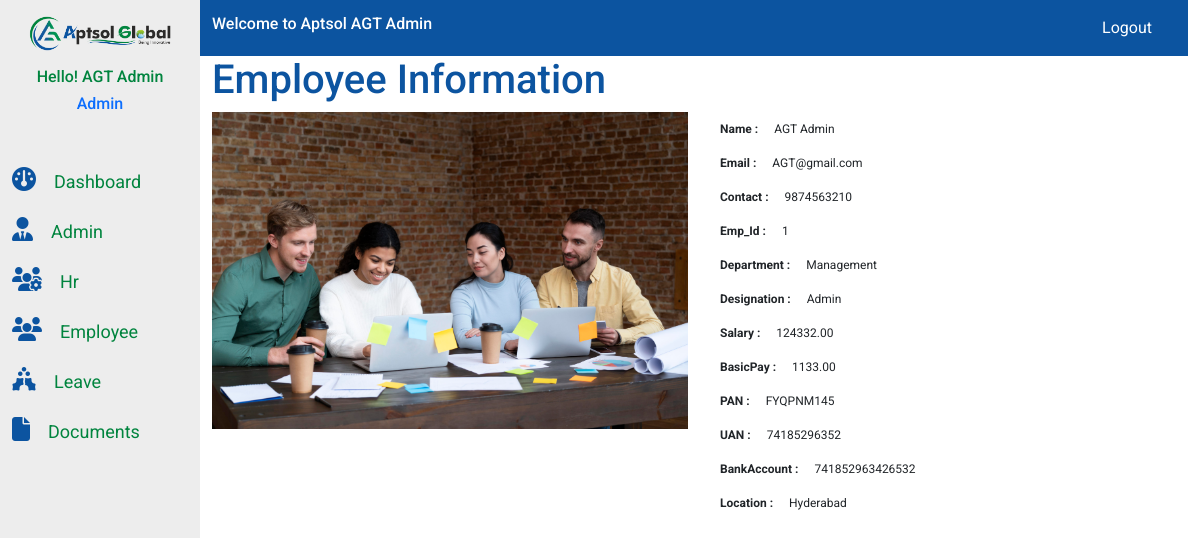
The app's page /Emp_info/1/ (signed in) with its own data.
### AGT_admin_app/models.py (models this page shows, shortened)
class Employee_detail(models.Model):
    image=models.ImageField(upload_to="images",null=True,blank=True)
    First_Name = models.CharField(max_length=50)
    Last_Name = models.CharField(max_length=50)
    Email = models.EmailField()
    Contact = models.BigIntegerField()
    Emp_Id = models.CharField(primary_key=True,max_length=20)
    Department = models.ForeignKey(Depart,on_delete=models.CASCADE)
    Designation = models.CharField(max_length=50)
    Salary = models.DecimalField(max_digits=10, decimal_places=2)
    BasicPay = models.DecimalField(max_digits=10, decimal_places=2)
    PAN = models.CharField(max_length=10)
    UAN = models.BigIntegerField()
    BankAccount = models.BigIntegerField()
    Location = models.CharField(max_length=50)

class Depart(models.Model):
    name=models.CharField(max_length=100,null=False)
    def __str__(self):
        return self.name

### AGT_Hr/views.py (the view)
# urls.py: path('Emp_info/<slug:Emp_Id>/',views.Emp_info,name="Emp_info"),
def Emp_info(request,Emp_Id):
    if request.user.is_authenticated:
        emps=Employee_detail.objects.get(Emp_Id=Emp_Id)
        context={"emps":emps,
                 "emp":emps
                }
        return render(request,"emp_info.html",context)
    else:
        return render(request,'login.html')

### AGT_Hr/templates/emp_info.html (shortened to what this page needs)
{% extends "base.html"%}
{% load static %}
{% block mainnavcontent%}
<div class="row">
    <div class="col-md-12">
        <h1 class="admin-head">Employee Information</h1>
    </div>
</div>
<div class="row">
    <div class="col-md-6">
        <div class="img-emp">
            <img src="{{emps.image.url}}" class="img-fluid emp_pic" alt="Employee-Image">
        </div>
    </div>
    <div class="col-md-6">
        <table class="table table-borderless">
            <tbody class="d-flex flex-column align-items-start">
              <tr>
                <th scope="row">Name :</th>
                <td>{{emps.First_Name}} {{emps.Last_Name}}</td>
              </tr>
              <tr>
                <th scope="row">Email :</th>
                <td> {{emps.Email}}</td>
              </tr>
              <tr>
                <th scope="row">Contact :</th>
                <td>{{emps.Contact}}</td>
              </tr>
              <tr>
                <th scope="row"> Emp_Id :</th>
                <td>{{emps.Emp_Id}}</td>
              </tr>
              <tr>
                <th scope="row">Department :</th>
                <td>{{emps.Department}}</td>
              </tr>
              <tr>
                <th scope="row">Designation :</th>
                <td>{{emps.Designation}}</td>
              </tr>
              <tr>
                <th scope="row">Salary :</th>
                <td>{{emps.Salary}}</td>
              </tr>
              <tr>
                <th scope="row">BasicPay :</th>
                <td>{{emps.BasicPay}}</td>
              </tr>
              <tr>
                <th scope="row">PAN :</th>
                <td>{{emps.PAN}}</td>
              </tr>
              <tr>
                <th scope="row">UAN :</th>
                <td>{{emps.UAN}}</td>
              </tr>
              <tr>
                <th scope="row">BankAccount  :</th>
                <td>{{emps.BankAccount }}</td>
              </tr>
              <tr>
                <th scope="row">Location :</th>
                <td>{{emps.Location}}</td>
              </tr>
            </tbody>
          </table>
    </div>
</div>
{% endblock mainnavcontent%}

### AGT_app/templates/base.html (shortened to what this page needs)
{% load static %}
<!DOCTYPE html>
<html lang="en">
<head>
    <link rel="stylesheet" href="https://cdnjs.cloudflare.com/ajax/libs/font-awesome/6.5.1/css/all.min.css" />
    <link rel="stylesheet" href="{% static 'assets/css/bootstrap.min.css'%}">
    <link rel="stylesheet" href="{% static 'assets/css/style.css'%}">
    <link rel="stylesheet" href="{% static 'assets/css/media.css'%}">
</head>
<body>
   <div class="main-navbarflex">
    <section class="sidenav">
        <div class="sidenav_side">
            <div class="container">
                <div class="row">
                    <div class="col-md-12">
                        <div class="side_nav">
                            <div class="logoApt">
                               <a href="/home">
                                <img src="{% static 'assets/images/Logo/logo.png'%}" class="img-fluid" alt="logo">
                               </a>
                            </div>
                            <div class="username1">
                               <a href="/Employee_info"><h3 class="user_con">Hello! {{emp.First_Name}} {{emp.Last_Name}}</h3></a>
                               <a href="{% url 'Emp_info' emp.Emp_Id %}"><h6 class="user_designation text-center">{{emp.Designation}}</h6></a>
                            </div>
                        </div>
                    </div>
                </div>
                <div class="row">
                    <div class="col-md-12">
                        <div class="sidenav_items">
                            <ul class="list-group">
                                <li class="list-items"><a href="/home"><i class="fa-solid fa-gauge side-icons"></i><span class="side-item">Dashboard</span></a></li>
                                {% if user.is_superuser  %}
                                <li class="list-items"><a href="/admin_app"><i class="fa-solid fa-user-tie side-icons"></i><span class="side-item" >Admin</span></a></li>
                                {% endif %}
                                {% if user.is_staff %}
                                <li class="list-items"><a href="/Hr_manage"><i class="fa-solid fa-users-gear side-icons"></i><span class="side-item">Hr</span></a></li>
                                {% endif %}
                                <li class="list-items"><a href="/Employee_info"><i class="fa-solid fa-users side-icons"></i><span class="side-item">Employee</span></a></li>
                                <li class="list-items"><a href=""><i class="fa-solid fa-holly-berry side-icons"></i><span class="side-item">Leave</span></a></li>
                                <li class="list-items"><a href=""><i class="fa-solid fa-file side-icons"></i><span class="side-item">Documents</span></a></li>
                            </ul>
                        </div>
                    </div>
                </div>
            </div>
        </div>
    </section>
    <section class="main-nav">
        <div class="container">
            <div class="row">
                <div class="col-md-12">
                    <nav class="navbar navbar-expand-lg">
                        <div class="container">
                          <a href="/Employee_info"><h3 class="user_name">Welcome to Aptsol {{emp.First_Name}} {{emp.Last_Name}}</h3></a>
                          <div class="collapse navbar-collapse" id="navbarSupportedContent">
                            <ul class="navbar-nav ms-auto mb-2 mb-lg-0">
                              <li class="nav-item">
                                <a class="nav-link" href="#"></a>
                              </li>
                              <li class="nav-item">
                                <a class="nav-link" aria-current="page" href="/logout">Logout</a>
                              </li>
                              <li class="nav-item">
                                <a class="nav-link" href="#"></a>
                              </li>
                            </div>
                        </div>
                      </nav>
                </div>
            </div>
        </div>
       <section class="main-content">
        <div class="container">
            {% block mainnavcontent%}
            {% endblock mainnavcontent%}
        </div>
       </section>
    </section>
   </div>
</body>
</html>

### static/assets/css/style.css (style rules this page uses)
* { margin: 0; padding: 0; box-sizing: border-box; list-style: none; font-family: "Roboto", sans-serif; }
a { text-decoration: none; }
.main-navbarflex { display: inline-flex; }
section.sidenav { width: 20%; background:#00000012; min-height: 100vh; }
.main-nav { width: 100%; }
.logoApt { padding: 15px; }
nav.navbar { background: #0c54a0; margin-left: -12px; }
ul.list-group { margin: -15px 0px 0 0px; padding: 30px; }
h3.user_con { color: #00843e; font-size: 16px; text-align: center; }
a.nav-link { color: #fff !IMPORTANT; }
li.list-items { margin-bottom: 20px; font-size: 20px; font-weight: 400; }
span.side-item { margin-left: 20px; color: #00843e; }
i.fa-solid { color: #0c54a0; font-size: 25px; }
h3.user_name { color: #fff; font-size: 16px; }
h1.admin-head { color: #0c54a0; }
table { font-size: 12px; }

### static/assets/css/media.css (style rules this page uses)
@media only screen and (min-width:1023px) and (max-width:1360px) { ul.list-group { padding: 0; margin: 45px 0 0 0px; } }
@media only screen and (min-width:1023px) and (max-width:1360px) { span.side-item { margin-left: 18px; color: #00843e; font-size: 18px; } }
@media only screen and (min-width:1023px) and (max-width:1360px) { i.fa-solid { color: #0c54a0; font-size: 24px } }

### records on screen
Employee_detail: First_Name "AGT", Last_Name "Admin", Designation "Admin", image (picture), Email "AGT@gmail.com", Contact "9874563210", Emp_Id "1", Department "Management", Salary "124332.00", BasicPay "1133.00", PAN "FYQPNM145", UAN "74185296352", BankAccount "741852963426532", Location "Hyderabad"
